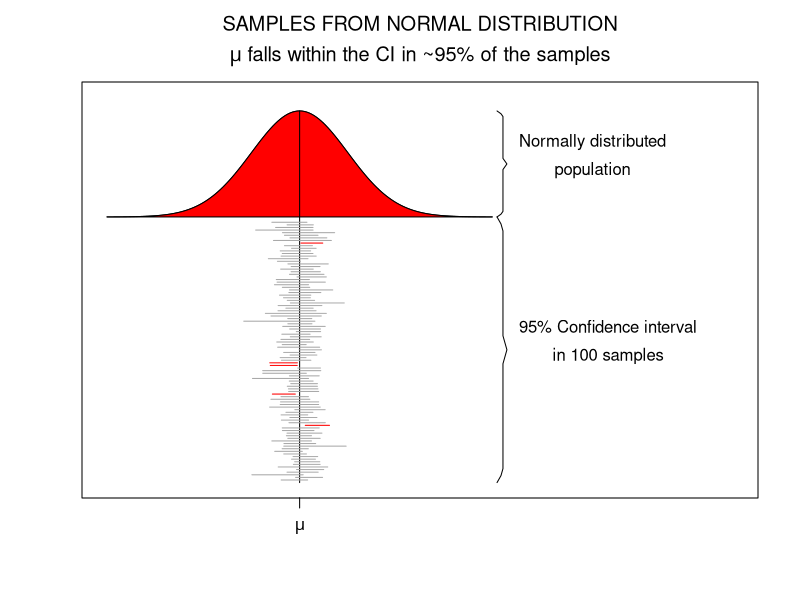
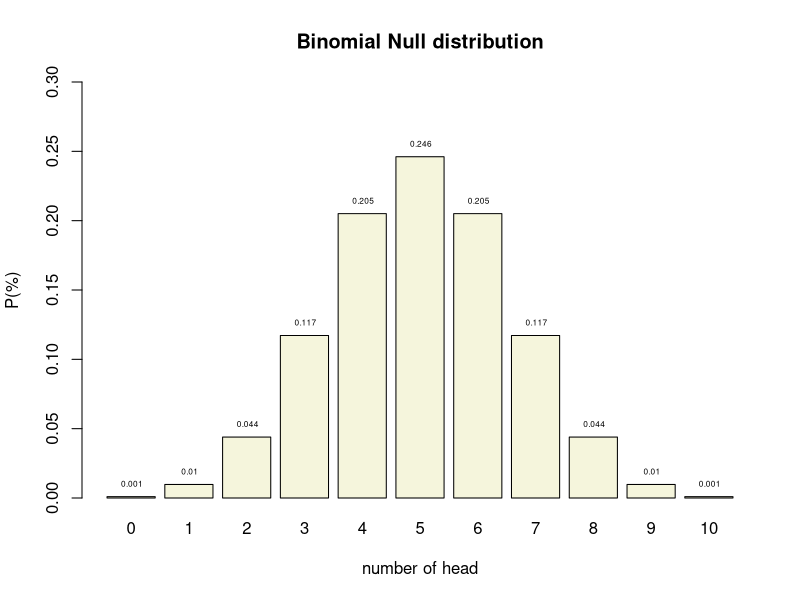
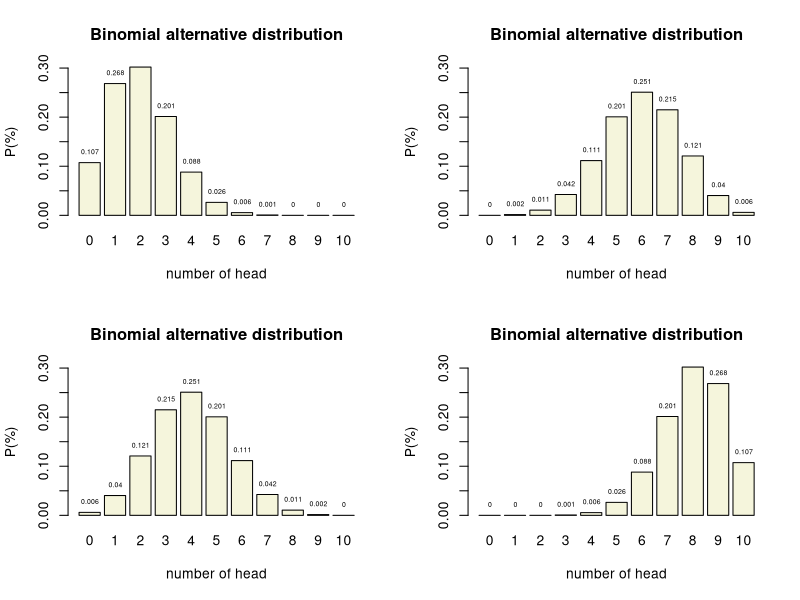
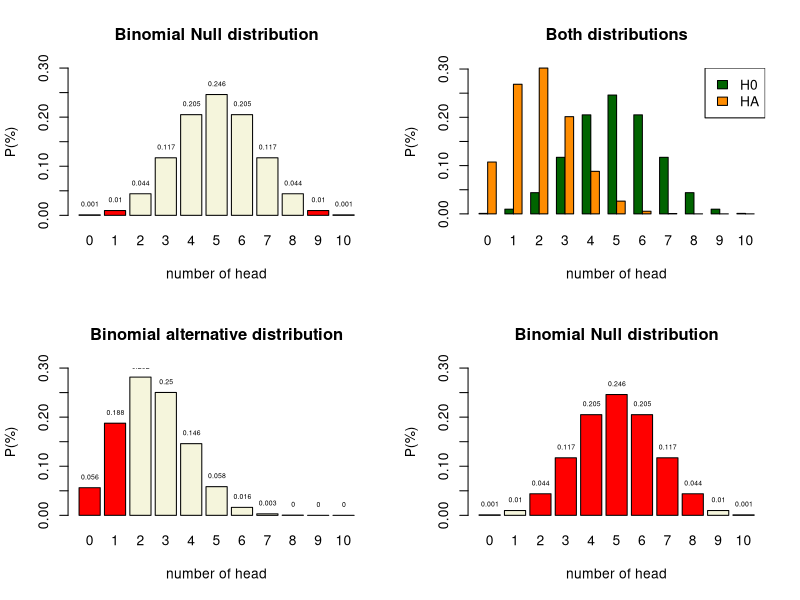
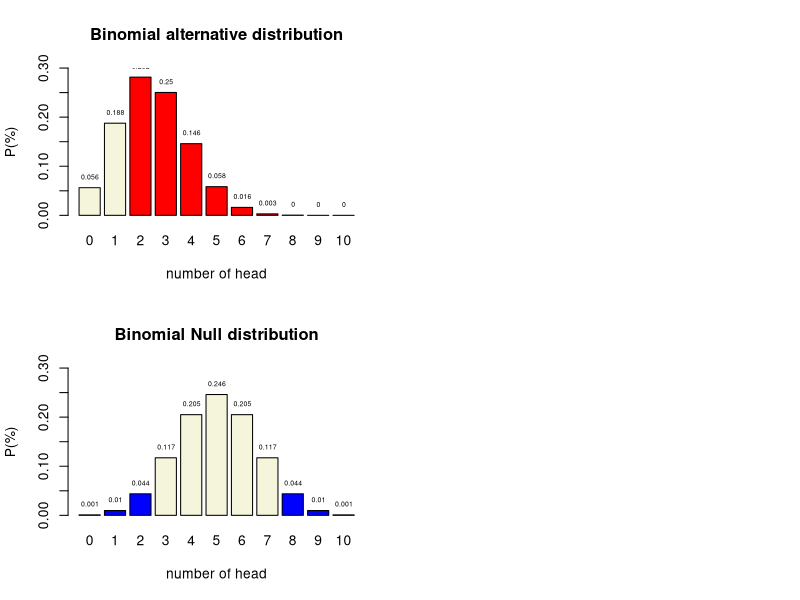
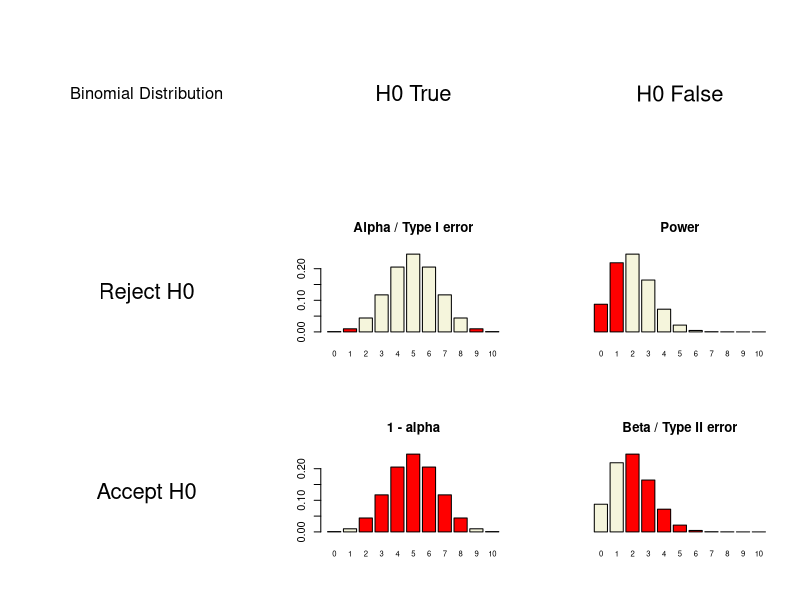

Here is the R script that generated these plots, in order:
## ---- chunk 1
set.seed(1548)

x  = seq(-4,4,.05) # sequence x values for normal distribution
hx = dnorm(x)      # calculate y values

title = expression(atop("SAMPLES FROM NORMAL DISTRIBUTION",paste(mu," falls within the CI in ~95% of the samples")))

plot(x,hx+1,type="l",ylim=c(0,1.45),xlim=c(-4,9), yaxt="n", xaxt="n",ylab="",xlab="",main=title, mai=c(3,1,2,1),mar=c(3,1,2,1))

# Add red area
polygon(c(x,rev(x)),c(rep(1,length(x)),hx+1),col="red",lty=1)

# Add mu line
lines(c(0,0),c(0,max(hx)+1))

# Add mu symbol to x axis
axis( 1,at=0,labels=expression(mu), cex=2 )

# Create curly braces for normal distribution 
ybracket = seq(1,max(hx)+1,length=39)
xbracket = rep(4.1,39)*c(c(1,1.02),rep(1.03,16),c(1.04,1.05,1.04),rep(1.03,16),c(1.02,1))

lines(xbracket,ybracket,col="black")

# Create curly braces for samples
ybracket = seq(0,1,length=39)
xbracket = rep(4.1,39)*c(c(1,1.02),rep(1.03,16),c(1.04,1.05,1.04),rep(1.03,16),c(1.02,1))

lines(xbracket,ybracket,col="black")

text = expression(atop("Normally distributed","population"))

text(4.1*1.06,1+(max(hx)/2), text,pos=4)

text = expression(atop("95% Confidence interval","in 100 samples","drawn from the","normal distribution"))

text(4.1*1.06,.5, text,pos=4)

# Add confidence intervals

mu  = 0
sig = 1

mu_in_ci = array() # create empty array

iterations = 100

for(i in 1:iterations) {
	
	n      = round(runif(1,10,60)) # use variable sample sizes between 10 and 60
	sample = rnorm(n,mu,sig)       # sample from normal distribution
	
	sample_mean = mean(sample)
	sample_sd   = sd(sample)
	sample_ci   = sample_sd/sqrt(n)

	sample_ci_upperbound = sample_mean + sample_ci * 1.96
	sample_ci_lowerbound = sample_mean - sample_ci * 1.96
	
	if(sample_ci_lowerbound < mu & sample_ci_upperbound > mu) {
		
		mu_in_ci[i] = 1	
		col = "darkgrey"	
		}
	else {
		mu_in_ci[i] = 0
		col = "red"
		}
    
    # plot CI lines
    lines(c(sample_ci_lowerbound,sample_ci_upperbound),rep((.98/iterations)*i,2),col=col)

	}
	
percentage = (1/iterations)*sum(mu_in_ci)
## ---- chunk 2
n = 10   # Sample size
k = 0:10 # Discrete probability space
p = .5   # Probability of head

munt = 0:1

# alle_mogelijkheden = expand.grid(munt,munt,munt,munt,munt,munt,munt,munt,munt,munt)
# 
# sommen = rowSums(alle_mogelijkheden)

# table(sommen)

permutations = factorial(n) / ( factorial(k) * factorial(n-k) )
# permutations

p_k  = p^k * (1-p)^(n-k)  # Probability of single event
p_kp = p_k * permutations # Probability of event times 
                          # the occurrence of that event
# sample = 90
# freq_munt = round(p_kp*sample)
# cbind(k,permutations,p_k,p_kp,freq_munt)

title = "Binomial Null distribution"

col=c(rep("red",2),rep("beige",7),rep("red",2))

barplot( p_kp, 
         main=title, 
         names.arg=0:10, 
         xlab="number of head", 
         ylab="P(%)", 
         col='beige',
         ylim=c(0,.3) )

text(.6:10.6*1.2,p_kp,round(p_kp,3),pos=3,cex=.5)
## ---- chunk 3

# n = 10   # Sample size
# k = 0:10 # Discrete probability space
prob = c(.2, .4, .6, .8)  # Probability of head

layout(matrix(1:4, 2,2)) 

for(p in prob) {
permutations = factorial(n) / ( factorial(k) * factorial(n-k) )

p_k2  = p^k  * (1-p)^(n-k)  # Probability of single event
p_kp2 = p_k2 * permutations # Probability of event times 
                            # the occurrence of that event

title = "Binomial alternative distribution"

col=c(rep("red",2),rep("beige",7),rep("red",2))

barplot( p_kp2, 
         main=title, 
         names.arg=0:10, 
         xlab="number of head", 
         ylab="P(%)", 
         beside=TRUE,
         col="beige",
         ylim=c(0,.3) 
         )

text(.6:10.6*1.2,p_kp2,round(p_kp2,3),pos=3,cex=.5)
}
## ---- chunk 4
n = 10   # Sample size
k = 0:10 # Discrete probability space
p = .5   # Probability of head

p_k  = p^k * (1-p)^(n-k)  # Probability of single event
p_kp = p_k * permutations # Probability of event times 
                          # the occurrence of that event
# sample = 90
# freq_munt = round(p_kp*sample)
# cbind(k,permutations,p_k,p_kp,freq_munt)

title = "Binomial Null distribution"

col=c(rep("red",2),rep("beige",7),rep("red",2))

barplot( p_kp, 
         main=title, 
         names.arg=0:10, 
         xlab="number of head", 
         ylab="P(%)", 
         col=col,
         ylim=c(0,.3) )

text(.6:10.6*1.2,p_kp,round(p_kp,3),pos=3,cex=.5)
## ---- chunk 5
n = 10   # Sample size
k = 0:10 # Discrete probability space
p = .25   # Probability of head

p_k  = p^k * (1-p)^(n-k)  # Probability of single event
p_kp = p_k * permutations # Probability of event times 
                          # the occurrence of that event
# sample = 90
# freq_munt = round(p_kp*sample)
# cbind(k,permutations,p_k,p_kp,freq_munt)

title = "Binomial alternative distribution"

col=c(rep("red",2),rep("beige",7),rep("red",2))

barplot( p_kp, 
         main=title, 
         names.arg=0:10, 
         xlab="number of head", 
         ylab="P(%)", 
         col=col,
         ylim=c(0,.3) )

text(.6:10.6*1.2,p_kp,round(p_kp,3),pos=3,cex=.5)
## ---- chunk 6

title = "Both distributions"

colh0 = 'darkgreen'
colha = 'darkorange'

barplot( rbind(dbinom(0:10, 10, .5),
               dbinom(0:10, 10, .2)), 
         main=title, 
         names.arg=0:10, 
         xlab="number of head", 
         ylab="P(%)", 
         col = rbind(colh0,colha),
         beside=TRUE
         #legend.text = c("H0", "HA")
         )

legend("topright", legend=c("H0","HA"), fill=c(colh0, colha))

## ---- chunk 7
n = 10   # Sample size
k = 0:10 # Discrete probability space
p = .5   # Probability of head

p_k  = p^k * (1-p)^(n-k)  # Probability of single event
p_kp = p_k * permutations # Probability of event times 
                          # the occurrence of that event
# sample = 90
# freq_munt = round(p_kp*sample)
# cbind(k,permutations,p_k,p_kp,freq_munt)

title = "Binomial Null distribution"

col=c(rep("beige",2),rep("red",7),rep("beige",2))

barplot( p_kp, 
         main=title, 
         names.arg=0:10, 
         xlab="number of head", 
         ylab="P(%)", 
         col=col,
         ylim=c(0,.3) )

text(.6:10.6*1.2,p_kp,round(p_kp,3),pos=3,cex=.5)
## ---- chunk 8
n = 10   # Sample size
k = 0:10 # Discrete probability space
p = .25   # Probability of head

p_k  = p^k * (1-p)^(n-k)  # Probability of single event
p_kp = p_k * permutations # Probability of event times 
                          # the occurrence of that event
# sample = 90
# freq_munt = round(p_kp*sample)
# cbind(k,permutations,p_k,p_kp,freq_munt)

title = "Binomial alternative distribution"

col=c(rep("beige",2),rep("red",7),rep("beige",2))

barplot( p_kp, 
         main=title, 
         names.arg=0:10, 
         xlab="number of head", 
         ylab="P(%)", 
         col=col,
         ylim=c(0,.3) )

text(.6:10.6*1.2,p_kp,round(p_kp,3),pos=3,cex=.5)
## ---- chunk 9
n = 10   # Sample size
k = 0:10 # Discrete probability space
p = .5   # Probability of head

p_k  = p^k * (1-p)^(n-k)  # Probability of single event
p_kp = p_k * permutations # Probability of event times 
                          # the occurrence of that event
# sample = 90
# freq_munt = round(p_kp*sample)
# cbind(k,permutations,p_k,p_kp,freq_munt)

title = "Binomial Null distribution"

col=c(rep("blue",3),rep("beige",5),rep("blue",2))

barplot( p_kp, 
         main=title, 
         names.arg=0:10, 
         xlab="number of head", 
         ylab="P(%)", 
         col=col,
         ylim=c(0,.3) )

text(.6:10.6*1.2,p_kp,round(p_kp,3),pos=3,cex=.5)
## ---- chunk 10
N     = 10  # Sample size
H0    = .5  # Probability of head under H0 50/50
HA    = .2  # Aternative expected value
alpha = .05 # Selected type I error

# Color areas red for selected alpha
area <- dbinom(0:N, N, H0) < alpha/2

col = rep("beige", N+1)
col[area] = "red"

col2 = rep("red", N+1)
col2[area] = "beige"

# Delete # to not color the plots
# col = col2  = "beige"

layout(matrix(1:9,3,3, byrow=T))

plot.new()
text(0.5,0.5,"Binomial Distribution",cex=1.5)
# text(0.5,0.1,paste("N:",N),cex=1.5)

plot.new()
text(0.5,0.5,"H0 True",cex=2)

plot.new()
text(0.5,0.5,"H0 False",cex=2)

plot.new()
text(0.5,0.5,"Reject H0",cex=2)

barplot(dbinom(0:N,N, H0), 
        col  = col, 
        # yaxt = 'n', 
        main = 'Alpha / Type I error', 
        names.arg = 0:N, 
        cex.names = 0.7)

barplot(dbinom(0:N,N, HA), 
        col  = col, 
        yaxt = 'n', 
        main = 'Power', 
        names.arg = 0:N, 
        cex.names = 0.7)

plot.new()
text(0.5,0.5,"Accept H0",cex=2)

barplot(dbinom(0:N,N, H0), 
        col  = col2, 
        # yaxt = 'n', 
        main = '1 - alpha', 
        names.arg = 0:N, 
        cex.names = 0.7)

barplot(dbinom(0:N,N, HA), 
        col  = col2, 
        yaxt = 'n', 
        main = 'Beta / Type II error', 
        names.arg = 0:N, 
        cex.names = 0.7)
